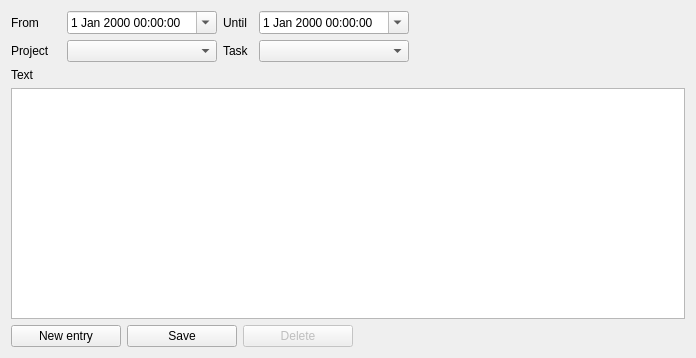
<?xml version="1.0" encoding="UTF-8"?>
<ui version="4.0">
 <class>EntryEditor</class>
 <widget class="QWidget" name="EntryEditor">
  <property name="geometry">
   <rect>
    <x>0</x>
    <y>0</y>
    <width>696</width>
    <height>358</height>
   </rect>
  </property>
  <property name="windowTitle">
   <string>Form</string>
  </property>
  <property name="styleSheet">
   <string notr="true">*[isInvalid=&quot;true&quot;] {
 border: 1px solid #FF0000;
}</string>
  </property>
  <layout class="QVBoxLayout" name="verticalLayout_2">
   <item>
    <layout class="QHBoxLayout" name="horizontalLayout_7">
     <item>
      <widget class="QLabel" name="label">
       <property name="minimumSize">
        <size>
         <width>50</width>
         <height>0</height>
        </size>
       </property>
       <property name="maximumSize">
        <size>
         <width>50</width>
         <height>16777215</height>
        </size>
       </property>
       <property name="text">
        <string>From</string>
       </property>
      </widget>
     </item>
     <item>
      <widget class="QDateTimeEdit" name="dtFrom">
       <property name="minimumSize">
        <size>
         <width>150</width>
         <height>0</height>
        </size>
       </property>
       <property name="maximumSize">
        <size>
         <width>150</width>
         <height>16777215</height>
        </size>
       </property>
       <property name="calendarPopup">
        <bool>true</bool>
       </property>
      </widget>
     </item>
     <item>
      <widget class="QLabel" name="label_2">
       <property name="minimumSize">
        <size>
         <width>30</width>
         <height>0</height>
        </size>
       </property>
       <property name="maximumSize">
        <size>
         <width>30</width>
         <height>16777215</height>
        </size>
       </property>
       <property name="text">
        <string>Until</string>
       </property>
      </widget>
     </item>
     <item>
      <widget class="QDateTimeEdit" name="dtUntil">
       <property name="minimumSize">
        <size>
         <width>150</width>
         <height>0</height>
        </size>
       </property>
       <property name="maximumSize">
        <size>
         <width>150</width>
         <height>16777215</height>
        </size>
       </property>
       <property name="calendarPopup">
        <bool>true</bool>
       </property>
      </widget>
     </item>
     <item>
      <spacer name="horizontalSpacer_4">
       <property name="orientation">
        <enum>Qt::Horizontal</enum>
       </property>
       <property name="sizeHint" stdset="0">
        <size>
         <width>40</width>
         <height>20</height>
        </size>
       </property>
      </spacer>
     </item>
    </layout>
   </item>
   <item>
    <layout class="QHBoxLayout" name="horizontalLayout_9">
     <item>
      <widget class="QLabel" name="label_5">
       <property name="minimumSize">
        <size>
         <width>50</width>
         <height>0</height>
        </size>
       </property>
       <property name="maximumSize">
        <size>
         <width>50</width>
         <height>16777215</height>
        </size>
       </property>
       <property name="text">
        <string>Project</string>
       </property>
      </widget>
     </item>
     <item>
      <widget class="QComboBox" name="cboProject">
       <property name="minimumSize">
        <size>
         <width>150</width>
         <height>0</height>
        </size>
       </property>
       <property name="maximumSize">
        <size>
         <width>150</width>
         <height>16777215</height>
        </size>
       </property>
      </widget>
     </item>
     <item>
      <widget class="QLabel" name="label_6">
       <property name="minimumSize">
        <size>
         <width>30</width>
         <height>0</height>
        </size>
       </property>
       <property name="maximumSize">
        <size>
         <width>30</width>
         <height>16777215</height>
        </size>
       </property>
       <property name="text">
        <string>Task</string>
       </property>
      </widget>
     </item>
     <item>
      <widget class="QComboBox" name="cboTask">
       <property name="minimumSize">
        <size>
         <width>150</width>
         <height>0</height>
        </size>
       </property>
       <property name="maximumSize">
        <size>
         <width>150</width>
         <height>16777215</height>
        </size>
       </property>
      </widget>
     </item>
     <item>
      <spacer name="horizontalSpacer_6">
       <property name="orientation">
        <enum>Qt::Horizontal</enum>
       </property>
       <property name="sizeHint" stdset="0">
        <size>
         <width>40</width>
         <height>20</height>
        </size>
       </property>
      </spacer>
     </item>
    </layout>
   </item>
   <item>
    <widget class="QLabel" name="label_7">
     <property name="text">
      <string>Text</string>
     </property>
    </widget>
   </item>
   <item>
    <widget class="QTextEdit" name="txtContent"/>
   </item>
   <item>
    <layout class="QHBoxLayout" name="horizontalLayout_10">
     <item>
      <widget class="QPushButton" name="btnNew">
       <property name="minimumSize">
        <size>
         <width>110</width>
         <height>0</height>
        </size>
       </property>
       <property name="maximumSize">
        <size>
         <width>110</width>
         <height>16777215</height>
        </size>
       </property>
       <property name="text">
        <string>New entry</string>
       </property>
      </widget>
     </item>
     <item>
      <widget class="QPushButton" name="btnSave">
       <property name="minimumSize">
        <size>
         <width>110</width>
         <height>0</height>
        </size>
       </property>
       <property name="maximumSize">
        <size>
         <width>110</width>
         <height>16777215</height>
        </size>
       </property>
       <property name="text">
        <string>Save</string>
       </property>
      </widget>
     </item>
     <item>
      <widget class="QPushButton" name="btnDelete">
       <property name="enabled">
        <bool>false</bool>
       </property>
       <property name="minimumSize">
        <size>
         <width>110</width>
         <height>0</height>
        </size>
       </property>
       <property name="maximumSize">
        <size>
         <width>110</width>
         <height>16777215</height>
        </size>
       </property>
       <property name="text">
        <string>Delete</string>
       </property>
      </widget>
     </item>
     <item>
      <spacer name="horizontalSpacer_7">
       <property name="orientation">
        <enum>Qt::Horizontal</enum>
       </property>
       <property name="sizeHint" stdset="0">
        <size>
         <width>40</width>
         <height>20</height>
        </size>
       </property>
      </spacer>
     </item>
    </layout>
   </item>
  </layout>
 </widget>
 <resources/>
 <connections/>
</ui>
